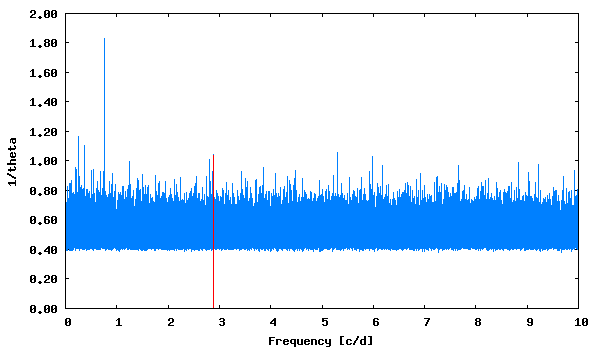

Here is the gnuplot script that generated this plot:
set term png size 600,350 medium
set colors classic
set output "phase_lc_5.lk.png"
set xlabel "Frequency [c/d]"
set ylabel "1/theta"
set format y "%5.2f"
plot [] "lk.periodogram" using 1:2 with lines linecolor 3 title "", "<echo '2.888137  1.04'" with impulses linecolor 1 title ""
 
